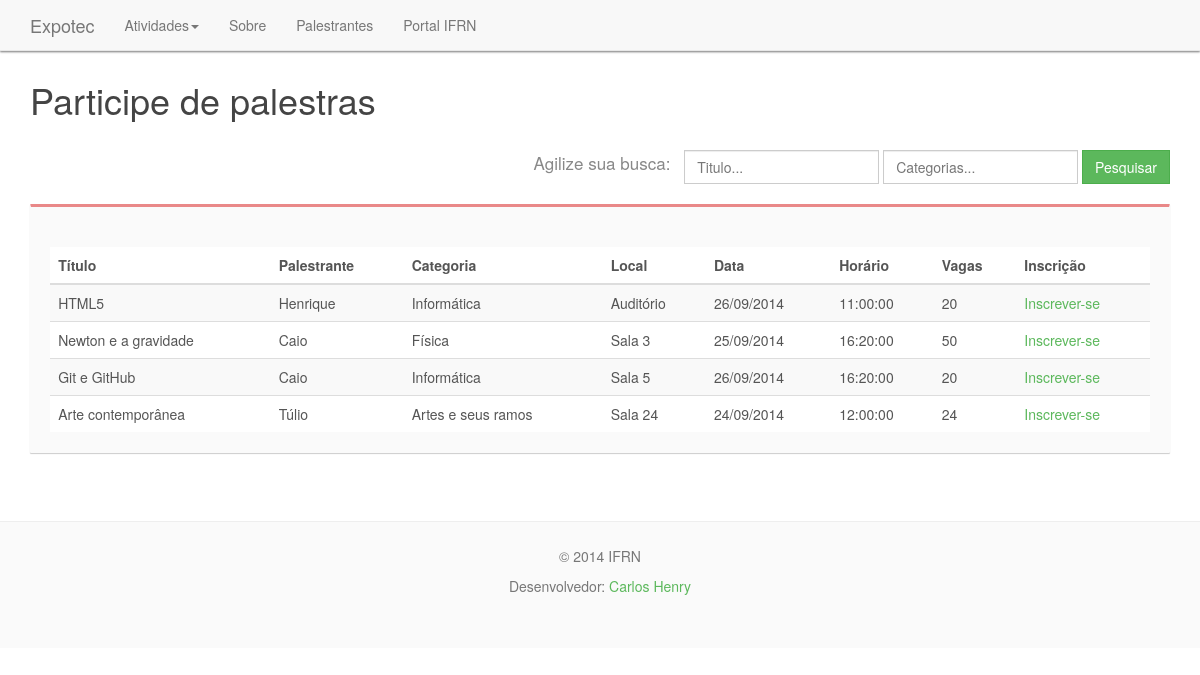
Screenshot of /view/palestras/ with the database file from the repository.
### tables this page shows
CREATE TABLE IF NOT EXISTS `atividade` (
  `id` int(11) NOT NULL AUTO_INCREMENT,
  `nome` varchar(50) NOT NULL,
  `titulo` varchar(100) NOT NULL,
  `descricao` text NOT NULL,
  `ministrante` varchar(70) NOT NULL,
  `categoria` varchar(255) NOT NULL,
  `local` varchar(70) NOT NULL,
  `vagas` int(11) NOT NULL,
  `data_hora` datetime NOT NULL,
  PRIMARY KEY (`id`)
);

### view/palestras/index.php (the view, shortened to what this page needs)
<?php include_once '../../php/connection.php'; include_once '../../php/check.php';?>
<!DOCTYPE html>
<html lang="en">
	<head>
		<link rel="stylesheet" href="../../res/lib/css/bootstrap.min.css">
		<link rel="stylesheet" href="../../res/css/style.css">
	</head>
	<body>
		<header class="main-header container">
			<nav class="navbar navbar-default navbar-fixed-top" role="navigation">
			  <div class="container">
			    <div class="navbar-header">
			      <a class="navbar-brand" href="../../">Expotec</a>
			    </div>
			    <div class="collapse navbar-collapse" id="bs-example-navbar-collapse-1">
			      <ul class="nav navbar-nav">
			        <li class="dropdown">
			       	 	<a href="#" class="dropdown-toggle" data-toggle="dropdown">Atividades<span class="caret"></span></a>
                    </li>
                    <li><a href="">Sobre</a></li>
                    <li><a href="">Palestrantes</a></li>
			       	<li ><a target="_blank" href="http://portal.ifrn.edu.br/"> Portal IFRN </a></li>
			       </ul>
			      </div>
			  </div>
			</nav>
			<h1 class=" title visible-md visible-lg "> Participe de palestras </h1>
		</header>
		<div class="container main-header ">
			<div class="row" >
				<div class="container">
				<form class="form-inline pull-right" method="POST" action="#" role="form">
				  <span id="search_title"> Agilize sua busca:</span>
				  <div class="form-group">
				 	<div class="input-group">
				      <input class="form-control"  name="title_post" type="text" placeholder="Titulo...">
				    </div>
				  </div>
				  <div class="form-group">
				    <div class="input-group">
				      <input class="form-control" name="categoria_post"  type="text" placeholder="Categorias...">
				    </div>
				  </div>
				  <button type="submit"  class="btn btn-success">Pesquisar</button>
				</form>
				</div>
			</div>
		</div>
		<div class="container main-content ">
			<br>
			<div class="alert col-md-12" >
				<div class="row">
				<br><br>
				<table class="table table-striped">
					<thead>
			          <tr>
			            <th>Título</th>
			            <th>Palestrante</th>
						<th>Categoria</th>
			            <th>Local</th>
			            <th>Data</th>
			            <th>Horário</th>
			            <th>Vagas</th>
			            <th>Inscrição</th>
			          </tr>
			        </thead>
			        <tbody>
					<?php
						if($_POST){
							$title = $_POST['title_post'];
				        	$categoria = $_POST['categoria_post'];
				        	$command = "SELECT * FROM atividade WHERE nome = 'Palestra' AND titulo LIKE '%$title%' AND categoria LIKE '%$categoria%'";
						}else{
							$command = "SELECT * FROM atividade WHERE nome = 'Palestra'";
						}
						    try {
						    	$query = $pdo->prepare($command);
						    	$query->execute();
						    } catch (PDOException $e) {
						      	echo $e->getMessage();
						    }
						    while ($result = $query->fetch(PDO::FETCH_OBJ)) {
						   $data = substr($result->data_hora, 0, 10);
							$hora = substr($result->data_hora, 11, 8);
							$data = explode("-", $data);
							$data = $data[2]."/".$data[1]."/".$data[0];
							?>
						    <tr>
								<td> <?php echo $result->titulo; ?> </td>
								<td> <?php echo $result->ministrante; ?> </td>
								<td> <?php echo $result->categoria; ?> </td>
							    <td> <?php echo $result->local; ?> </td>
							    <td> <?php echo $data; ?> </td>
							    <td> <?php echo $hora; ?> </td>
							    <td> <?php echo $result->vagas; ?> </td>
								<td> <a href='inscricao/?id=<? echo $result->id; ?>'>Inscrever-se</a></td>
						  </tr>
					    <?php } ?>
			        </tbody>
			      </table>
			</div>
		</div>
	</div>
	<footer>
		<div class="content">
			<div class="text-center">
				<p class="text-muted">© 2014 IFRN</p>
				<p title=":p" class="text-muted">Desenvolvedor: <a target="_blank" href="https://github.com/Hikee">Carlos Henry</a></p>
			</div>
		</div>
	</footer>
	</body>
</html>

### res/css/style.css (style rules this page uses)
* { margin:0;padding: 0; }
body { padding-top: 50px; color:#555; }
.btn-success { border-radius: 0; }
.title { margin: 30px 0; color: #444; }
a,a:link , a:visited { color: #5CB85C; }
#search_title { color: #888; font-size: 17px; margin-right: 10px; }
.alert { border-top: 3px solid #E98888; background-color: #FAFAFA; box-shadow: 0 1px 1px #CCC; border-radius: 1px; padding: 0 3%; }
footer .content { height: 127px;background-color: #FAFAFA;margin: 4% 0 0 0; padding: 2% 0 0 0; border-top: 1px solid #EEE; }
table { margin: 0 }
.table tr { background-color: #FFF;box-shadow: none; }
.navbar { box-shadow: 0 1px 2px #777; }

### rows the page displays
atividade: titulo "HTML5", ministrante "Henrique", categoria "Informática", local "Auditório", data_hora "26/09/2014", data_hora "11:00:00", vagas "20"
atividade: titulo "Newton e a gravidade", ministrante "Caio", categoria "Física", local "Sala 3", data_hora "25/09/2014", data_hora "16:20:00", vagas "50"
atividade: titulo "Git e GitHub", ministrante "Caio", categoria "Informática", local "Sala 5", data_hora "26/09/2014", data_hora "16:20:00", vagas "20"
atividade: titulo "Arte contemporânea", ministrante "Túlio", categoria "Artes e seus ramos", local "Sala 24", data_hora "24/09/2014", data_hora "12:00:00", vagas "24"
